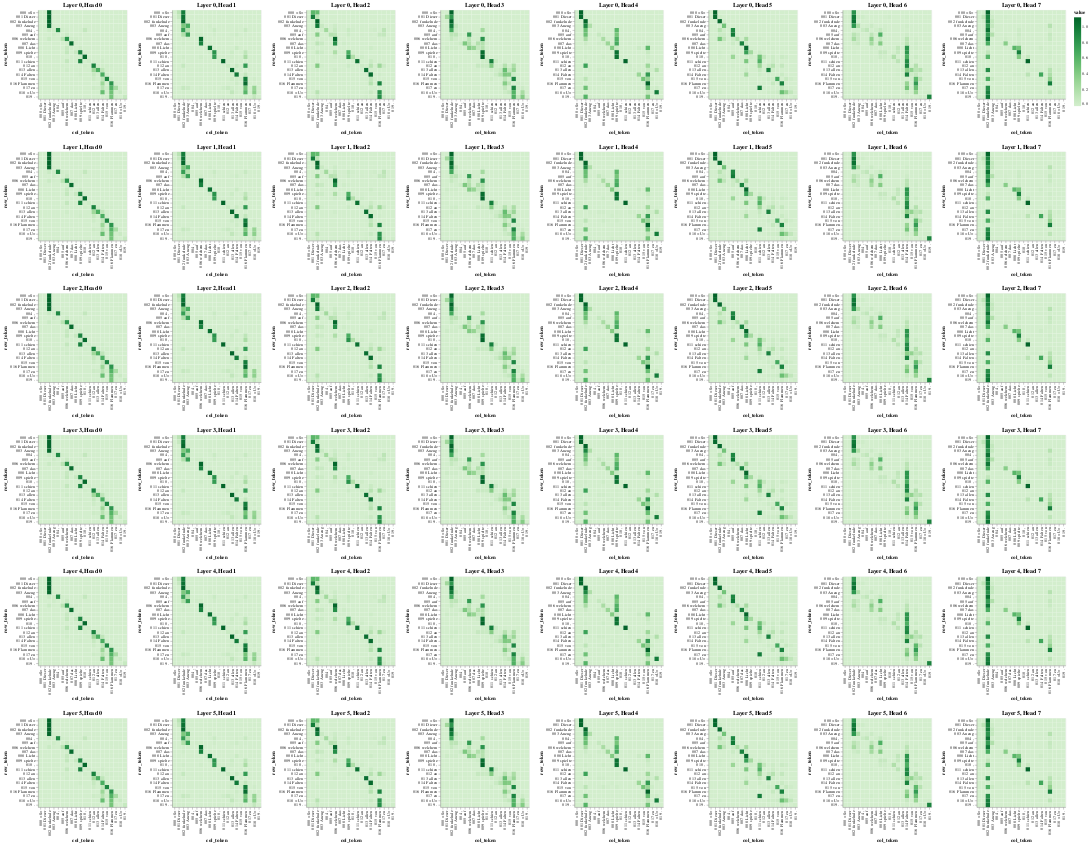

Write notebook code for a chart like this one.
### Code cell
number_heads = int(config.train_config["num_heads"])
number_layer = int(config.train_config["num_encoder_blocks"])

# Self-Attention-Encoder
get_all_attention_maps("encoder", number_layer, number_heads, encoder_input_tokens, encoder_input_tokens, min(20, sentence_len))

### Figure 1 — Vega-Lite specification as saved in the notebook (floating-point values rounded to 4 significant figures; data arrays with more than 128 entries replaced by an {"elided": "..."} marker saying what was removed)
{"config": {"view": {"continuousWidth": 300, "continuousHeight": 300}}, "vconcat": [{"hconcat": [{"data": {"name": "data-10e1f1c88e628ff840ac9a3c35ffaac8"}, "mark": {"type": "rect"}, "encoding": {"color": {"field": "value", "scale": {"scheme": "greens"}, "type": "quantitative"}, "tooltip": [{"field": "row", "type": "quantitative"}, {"field": "column", "type": "quantitative"}, {"field": "value", "type": "quantitative"}, {"field": "row_token", "type": "nominal"}, {"field": "col_token", "type": "nominal"}], "x": {"field": "col_token", "type": "nominal"}, "y": {"field": "row_token", "type": "nominal"}}, "height": 200, "title": "Layer 0, Head 0", "width": 200}, {"data": {"name": "data-daeefe0f54177307f6cd7761fab8f5cf"}, "mark": {"type": "rect"}, "encoding": {"color": {"field": "value", "scale": {"scheme": "greens"}, "type": "quantitative"}, "tooltip": [{"field": "row", "type": "quantitative"}, {"field": "column", "type": "quantitative"}, {"field": "value", "type": "quantitative"}, {"field": "row_token", "type": "nominal"}, {"field": "col_token", "type": "nominal"}], "x": {"field": "col_token", "type": "nominal"}, "y": {"field": "row_token", "type": "nominal"}}, "height": 200, "title": "Layer 0, Head 1", "width": 200}, {"data": {"name": "data-ccc100d0ccc3f6811902e653eff2d59c"}, "mark": {"type": "rect"}, "encoding": {"color": {"field": "value", "scale": {"scheme": "greens"}, "type": "quantitative"}, "tooltip": [{"field": "row", "type": "quantitative"}, {"field": "column", "type": "quantitative"}, {"field": "value", "type": "quantitative"}, {"field": "row_token", "type": "nominal"}, {"field": "col_token", "type": "nominal"}], "x": {"field": "col_token", "type": "nominal"}, "y": {"field": "row_token", "type": "nominal"}}, "height": 200, "title": "Layer 0, Head 2", "width": 200}, {"data": {"name": "data-e6ee8966a14b8ab620a0c51e6a3d3736"}, "mark": {"type": "rect"}, "encoding": {"color": {"field": "value", "scale": {"scheme": "greens"}, "type": "quantitative"}, "tooltip": [{"field": "row", "type": "quantitative"}, {"field": "column", "type": "quantitative"}, {"field": "value", "type": "quantitative"}, {"field": "row_token", "type": "nominal"}, {"field": "col_token", "type": "nominal"}], "x": {"field": "col_token", "type": "nominal"}, "y": {"field": "row_token", "type": "nominal"}}, "height": 200, "title": "Layer 0, Head 3", "width": 200}, {"data": {"name": "data-9d113f67978421c7ee914a2d2698f61c"}, "mark": {"type": "rect"}, "encoding": {"color": {"field": "value", "scale": {"scheme": "greens"}, "type": "quantitative"}, "tooltip": [{"field": "row", "type": "quantitative"}, {"field": "column", "type": "quantitative"}, {"field": "value", "type": "quantitative"}, {"field": "row_token", "type": "nominal"}, {"field": "col_token", "type": "nominal"}], "x": {"field": "col_token", "type": "nominal"}, "y": {"field": "row_token", "type": "nominal"}}, "height": 200, "title": "Layer 0, Head 4", "width": 200}, {"data": {"name": "data-b263d1a1e3e861c4c52730961e7305eb"}, "mark": {"type": "rect"}, "encoding": {"color": {"field": "value", "scale": {"scheme": "greens"}, "type": "quantitative"}, "tooltip": [{"field": "row", "type": "quantitative"}, {"field": "column", "type": "quantitative"}, {"field": "value", "type": "quantitative"}, {"field": "row_token", "type": "nominal"}, {"field": "col_token", "type": "nominal"}], "x": {"field": "col_token", "type": "nominal"}, "y": {"field": "row_token", "type": "nominal"}}, "height": 200, "title": "Layer 0, Head 5", "width": 200}, {"data": {"name": "data-22f46bd71c8507411d95d8e9829e499b"}, "mark": {"type": "rect"}, "encoding": {"color": {"field": "value", "scale": {"scheme": "greens"}, "type": "quantitative"}, "tooltip": [{"field": "row", "type": "quantitative"}, {"field": "column", "type": "quantitative"}, {"field": "value", "type": "quantitative"}, {"field": "row_token", "type": "nominal"}, {"field": "col_token", "type": "nominal"}], "x": {"field": "col_token", "type": "nominal"}, "y": {"field": "row_token", "type": "nominal"}}, "height": 200, "title": "Layer 0, Head 6", "width": 200}, {"data": {"name": "data-70fa414da7f508f3f009ce97d291fd85"}, "mark": {"type": "rect"}, "encoding": {"color": {"field": "value", "scale": {"scheme": "greens"}, "type": "quantitative"}, "tooltip": [{"field": "row", "type": "quantitative"}, {"field": "column", "type": "quantitative"}, {"field": "value", "type": "quantitative"}, {"field": "row_token", "type": "nominal"}, {"field": "col_token", "type": "nominal"}], "x": {"field": "col_token", "type": "nominal"}, "y": {"field": "row_token", "type": "nominal"}}, "height": 200, "title": "Layer 0, Head 7", "width": 200}]}, {"hconcat": [{"data": {"name": "data-10e1f1c88e628ff840ac9a3c35ffaac8"}, "mark": {"type": "rect"}, "encoding": {"color": {"field": "value", "scale": {"scheme": "greens"}, "type": "quantitative"}, "tooltip": [{"field": "row", "type": "quantitative"}, {"field": "column", "type": "quantitative"}, {"field": "value", "type": "quantitative"}, {"field": "row_token", "type": "nominal"}, {"field": "col_token", "type": "nominal"}], "x": {"field": "col_token", "type": "nominal"}, "y": {"field": "row_token", "type": "nominal"}}, "height": 200, "title": "Layer 1, Head 0", "width": 200}, {"data": {"name": "data-daeefe0f54177307f6cd7761fab8f5cf"}, "mark": {"type": "rect"}, "encoding": {"color": {"field": "value", "scale": {"scheme": "greens"}, "type": "quantitative"}, "tooltip": [{"field": "row", "type": "quantitative"}, {"field": "column", "type": "quantitative"}, {"field": "value", "type": "quantitative"}, {"field": "row_token", "type": "nominal"}, {"field": "col_token", "type": "nominal"}], "x": {"field": "col_token", "type": "nominal"}, "y": {"field": "row_token", "type": "nominal"}}, "height": 200, "title": "Layer 1, Head 1", "width": 200}, {"data": {"name": "data-ccc100d0ccc3f6811902e653eff2d59c"}, "mark": {"type": "rect"}, "encoding": {"color": {"field": "value", "scale": {"scheme": "greens"}, "type": "quantitative"}, "tooltip": [{"field": "row", "type": "quantitative"}, {"field": "column", "type": "quantitative"}, {"field": "value", "type": "quantitative"}, {"field": "row_token", "type": "nominal"}, {"field": "col_token", "type": "nominal"}], "x": {"field": "col_token", "type": "nominal"}, "y": {"field": "row_token", "type": "nominal"}}, "height": 200, "title": "Layer 1, Head 2", "width": 200}, {"data": {"name": "data-e6ee8966a14b8ab620a0c51e6a3d3736"}, "mark": {"type": "rect"}, "encoding": {"color": {"field": "value", "scale": {"scheme": "greens"}, "type": "quantitative"}, "tooltip": [{"field": "row", "type": "quantitative"}, {"field": "column", "type": "quantitative"}, {"field": "value", "type": "quantitative"}, {"field": "row_token", "type": "nominal"}, {"field": "col_token", "type": "nominal"}], "x": {"field": "col_token", "type": "nominal"}, "y": {"field": "row_token", "type": "nominal"}}, "height": 200, "title": "Layer 1, Head 3", "width": 200}, {"data": {"name": "data-9d113f67978421c7ee914a2d2698f61c"}, "mark": {"type": "rect"}, "encoding": {"color": {"field": "value", "scale": {"scheme": "greens"}, "type": "quantitative"}, "tooltip": [{"field": "row", "type": "quantitative"}, {"field": "column", "type": "quantitative"}, {"field": "value", "type": "quantitative"}, {"field": "row_token", "type": "nominal"}, {"field": "col_token", "type": "nominal"}], "x": {"field": "col_token", "type": "nominal"}, "y": {"field": "row_token", "type": "nominal"}}, "height": 200, "title": "Layer 1, Head 4", "width": 200}, {"data": {"name": "data-b263d1a1e3e861c4c52730961e7305eb"}, "mark": {"type": "rect"}, "encoding": {"color": {"field": "value", "scale": {"scheme": "greens"}, "type": "quantitative"}, "tooltip": [{"field": "row", "type": "quantitative"}, {"field": "column", "type": "quantitative"}, {"field": "value", "type": "quantitative"}, {"field": "row_token", "type": "nominal"}, {"field": "col_token", "type": "nominal"}], "x": {"field": "col_token", "type": "nominal"}, "y": {"field": "row_token", "type": "nominal"}}, "height": 200, "title": "Layer 1, Head 5", "width": 200}, {"data": {"name": "data-22f46bd71c8507411d95d8e9829e499b"}, "mark": {"type": "rect"}, "encoding": {"color": {"field": "value", "scale": {"scheme": "greens"}, "type": "quantitative"}, "tooltip": [{"field": "row", "type": "quantitative"}, {"field": "column", "type": "quantitative"}, {"field": "value", "type": "quantitative"}, {"field": "row_token", "type": "nominal"}, {"field": "col_token", "type": "nominal"}], "x": {"field": "col_token", "type": "nominal"}, "y": {"field": "row_token", "type": "nominal"}}, "height": 200, "title": "Layer 1, Head 6", "width": 200}, {"data": {"name": "data-70fa414da7f508f3f009ce97d291fd85"}, "mark": {"type": "rect"}, "encoding": {"color": {"field": "value", "scale": {"scheme": "greens"}, "type": "quantitative"}, "tooltip": [{"field": "row", "type": "quantitative"}, {"field": "column", "type": "quantitative"}, {"field": "value", "type": "quantitative"}, {"field": "row_token", "type": "nominal"}, {"field": "col_token", "type": "nominal"}], "x": {"field": "col_token", "type": "nominal"}, "y": {"field": "row_token", "type": "nominal"}}, "height": 200, "title": "Layer 1, Head 7", "width": 200}]}, {"hconcat": [{"data": {"name": "data-10e1f1c88e628ff840ac9a3c35ffaac8"}, "mark": {"type": "rect"}, "encoding": {"color": {"field": "value", "scale": {"scheme": "greens"}, "type": "quantitative"}, "tooltip": [{"field": "row", "type": "quantitative"}, {"field": "column", "type": "quantitative"}, {"field": "value", "type": "quantitative"}, {"field": "row_token", "type": "nominal"}, {"field": "col_token", "type": "nominal"}], "x": {"field": "col_token", "type": "nominal"}, "y": {"field": "row_token", "type": "nominal"}}, "height": 200, "title": "Layer 2, Head 0", "width": 200}, {"data": {"name": "data-daeefe0f54177307f6cd7761fab8f5cf"}, "mark": {"type": "rect"}, "encoding": {"color": {"field": "value", "scale": {"scheme": "greens"}, "type": "quantitative"}, "tooltip": [{"field": "row", "type": "quantitative"}, {"field": "column", "type": "quantitative"}, {"field": "value", "type": "quantitative"}, {"field": "row_token", "type": "nominal"}, {"field": "col_token", "type": "nominal"}], "x": {"field": "col_token", "type": "nominal"}, "y": {"field": "row_token", "type": "nominal"}}, "height": 200, "title": "Layer 2, Head 1", "width": 200}, {"data": {"name": "data-ccc100d0ccc3f6811902e653eff2d59c"}, "mark": {"type": "rect"}, "encoding": {"color": {"field": "value", "scale": {"scheme": "greens"}, "type": "quantitative"}, "tooltip": [{"field": "row", "type": "quantitative"}, {"field": "column", "type": "quantitative"}, {"field": "value", "type": "quantitative"}, {"field": "row_token", "type": "nominal"}, {"field": "col_token", "type": "nominal"}], "x": {"field": "col_token", "type": "nominal"}, "y": {"field": "row_token", "type": "nominal"}}, "height": 200, "title": "Layer 2, Head 2", "width": 200}, {"data": {"name": "data-e6ee8966a14b8ab620a0c51e6a3d3736"}, "mark": {"type": "rect"}, "encoding": {"color": {"field": "value", "scale": {"scheme": "greens"}, "type": "quantitative"}, "tooltip": [{"field": "row", "type": "quantitative"}, {"field": "column", "type": "quantitative"}, {"field": "value", "type": "quantitative"}, {"field": "row_token", "type": "nominal"}, {"field": "col_token", "type": "nominal"}], "x": {"field": "col_token", "type": "nominal"}, "y": {"field": "row_token", "type": "nominal"}}, "height": 200, "title": "Layer 2, Head 3", "width": 200}, {"data": {"name": "data-9d113f67978421c7ee914a2d2698f61c"}, "mark": {"type": "rect"}, "encoding": {"color": {"field": "value", "scale": {"scheme": "greens"}, "type": "quantitative"}, "tooltip": [{"field": "row", "type": "quantitative"}, {"field": "column", "type": "quantitative"}, {"field": "value", "type": "quantitative"}, {"field": "row_token", "type": "nominal"}, {"field": "col_token", "type": "nominal"}], "x": {"field": "col_token", "type": "nominal"}, "y": {"field": "row_token", "type": "nominal"}}, "height": 200, "title": "Layer 2, Head 4", "width": 200}, {"data": {"name": "data-b263d1a1e3e861c4c52730961e7305eb"}, "mark": {"type": "rect"}, "encoding": {"color": {"field": "value", "scale": {"scheme": "greens"}, "type": "quantitative"}, "tooltip": [{"field": "row", "type": "quantitative"}, {"field": "column", "type": "quantitative"}, {"field": "value", "type": "quantitative"}, {"field": "row_token", "type": "nominal"}, {"field": "col_token", "type": "nominal"}], "x": {"field": "col_token", "type": "nominal"}, "y": {"field": "row_token", "type": "nominal"}}, "height": 200, "title": "Layer 2, Head 5", "width": 200}, {"data": {"name": "data-22f46bd71c8507411d95d8e9829e499b"}, "mark": {"type": "rect"}, "encoding": {"color": {"field": "value", "scale": {"scheme": "greens"}, "type": "quantitative"}, "tooltip": [{"field": "row", "type": "quantitative"}, {"field": "column", "type": "quantitative"}, {"field": "value", "type": "quantitative"}, {"field": "row_token", "type": "nominal"}, {"field": "col_token", "type": "nominal"}], "x": {"field": "col_token", "type": "nominal"}, "y": {"field": "row_token", "type": "nominal"}}, "height": 200, "title": "Layer 2, Head 6", "width": 200}, {"data": {"name": "data-70fa414da7f508f3f009ce97d291fd85"}, "mark": {"type": "rect"}, "encoding": {"color": {"field": "value", "scale": {"scheme": "greens"}, "type": "quantitative"}, "tooltip": [{"field": "row", "type": "quantitative"}, {"field": "column", "type": "quantitative"}, {"field": "value", "type": "quantitative"}, {"field": "row_token", "type": "nominal"}, {"field": "col_token", "type": "nominal"}], "x": {"field": "col_token", "type": "nominal"}, "y": {"field": "row_token", "type": "nominal"}}, "height": 200, "title": "Layer 2, Head 7", "width": 200}]}, {"hconcat": [{"data": {"name": "data-10e1f1c88e628ff840ac9a3c35ffaac8"}, "mark": {"type": "rect"}, "encoding": {"color": {"field": "value", "scale": {"scheme": "greens"}, "type": "quantitative"}, "tooltip": [{"field": "row", "type": "quantitative"}, {"field": "column", "type": "quantitative"}, {"field": "value", "type": "quantitative"}, {"field": "row_token", "type": "nominal"}, {"field": "col_token", "type": "nominal"}], "x": {"field": "col_token", "type": "nominal"}, "y": {"field": "row_token", "type": "nominal"}}, "height": 200, "title": "Layer 3, Head 0", "width": 200}, {"data": {"name": "data-daeefe0f54177307f6cd7761fab8f5cf"}, "mark": {"type": "rect"}, "encoding": {"color": {"field": "value", "scale": {"scheme": "greens"}, "type": "quantitative"}, "tooltip": [{"field": "row", "type": "quantitative"}, {"field": "column", "type": "quantitative"}, {"field": "value", "type": "quantitative"}, {"field": "row_token", "type": "nominal"}, {"field": "col_token", "type": "nominal"}], "x": {"field": "col_token", "type": "nominal"}, "y": {"field": "row_token", "type": "nominal"}}, "height": 200, "title": "Layer 3, Head 1", "width": 200}, {"data": {"name": "data-ccc100d0ccc3f6811902e653eff2d59c"}, "mark": {"type": "rect"}, "encoding": {"color": {"field": "value", "scale": {"scheme": "greens"}, "type": "quantitative"}, "tooltip": [{"field": "row", "type": "quantitative"}, {"field": "column", "type": "quantitative"}, {"field": "value", "type": "quantitative"}, {"field": "row_token", "type": "nominal"}, {"field": "col_token", "type": "nominal"}], "x": {"field": "col_token", "type": "nominal"}, "y": {"field": "row_token", "type": "nominal"}}, "height": 200, "title": "Layer 3, Head 2", "width": 200}, {"data": {"name": "data-e6ee8966a14b8ab620a0c51e6a3d3736"}, "mark": {"type": "rect"}, "encoding": {"color": {"field": "value", "scale": {"scheme": "greens"}, "type": "quantitative"}, "tooltip": [{"field": "row", "type": "quantitative"}, {"field": "column", "type": "quantitative"}, {"field": "value", "type": "quantitative"}, {"field": "row_token", "type": "nominal"}, {"field": "col_token", "type": "nominal"}], "x": {"field": "col_token", "type": "nominal"}, "y": {"field": "row_token", "type": "nominal"}}, "height": 200, "title": "Layer 3, Head 3", "width": 200}, {"data": {"name": "data-9d113f67978421c7ee914a2d2698f61c"}, "mark": {"type": "rect"}, "encoding": {"color": {"field": "value", "scale": {"scheme": "greens"}, "type": "quantitative"}, "tooltip": [{"field": "row", "type": "quantitative"}, {"field": "column", "type": "quantitative"}, {"field": "value", "type": "quantitative"}, {"field": "row_token", "type": "nominal"}, {"field": "col_token", "type": "nominal"}], "x": {"field": "col_token", "type": "nominal"}, "y": {"field": "row_token", "type": "nominal"}}, "height": 200, "title": "Layer 3, Head 4", "width": 200}, {"data": {"name": "data-b263d1a1e3e861c4c52730961e7305eb"}, "mark": {"type": "rect"}, "encoding": {"color": {"field": "value", "scale": {"scheme": "greens"}, "type": "quantitative"}, "tooltip": [{"field": "row", "type": "quantitative"}, {"field": "column", "type": "quantitative"}, {"field": "value", "type": "quantitative"}, {"field": "row_token", "type": "nominal"}, {"field": "col_token", "type": "nominal"}], "x": {"field": "col_token", "type": "nominal"}, "y": {"field": "row_token", "type": "nominal"}}, "height": 200, "title": "Layer 3, Head 5", "width": 200}, {"data": {"name": "data-22f46bd71c8507411d95d8e9829e499b"}, "mark": {"type": "rect"}, "encoding": {"color": {"field": "value", "scale": {"scheme": "greens"}, "type": "quantitative"}, "tooltip": [{"field": "row", "type": "quantitative"}, {"field": "column", "type": "quantitative"}, {"field": "value", "type": "quantitative"}, {"field": "row_token", "type": "nominal"}, {"field": "col_token", "type": "nominal"}], "x": {"field": "col_token", "type": "nominal"}, "y": {"field": "row_token", "type": "nominal"}}, "height": 200, "title": "Layer 3, Head 6", "width": 200}, {"data": {"name": "data-70fa414da7f508f3f009ce97d291fd85"}, "mark": {"type": "rect"}, "encoding": {"color": {"field": "value", "scale": {"scheme": "greens"}, "type": "quantitative"}, "tooltip": [{"field": "row", "type": "quantitative"}, {"field": "column", "type": "quantitative"}, {"field": "value", "type": "quantitative"}, {"field": "row_token", "type": "nominal"}, {"field": "col_token", "type": "nominal"}], "x": {"field": "col_token", "type": "nominal"}, "y": {"field": "row_token", "type": "nominal"}}, "height": 200, "title": "Layer 3, Head 7", "width": 200}]}, {"hconcat": [{"data": {"name": "data-10e1f1c88e628ff840ac9a3c35ffaac8"}, "mark": {"type": "rect"}, "encoding": {"color": {"field": "value", "scale": {"scheme": "greens"}, "type": "quantitative"}, "tooltip": [{"field": "row", "type": "quantitative"}, {"field": "column", "type": "quantitative"}, {"field": "value", "type": "quantitative"}, {"field": "row_token", "type": "nominal"}, {"field": "col_token", "type": "nominal"}], "x": {"field": "col_token", "type": "nominal"}, "y": {"field": "row_token", "type": "nominal"}}, "height": 200, "title": "Layer 4, Head 0", "width": 200}, {"data": {"name": "data-daeefe0f54177307f6cd7761fab8f5cf"}, "mark": {"type": "rect"}, "encoding": {"color": {"field": "value", "scale": {"scheme": "greens"}, "type": "quantitative"}, "tooltip": [{"field": "row", "type": "quantitative"}, {"field": "column", "type": "quantitative"}, {"field": "value", "type": "quantitative"}, {"field": "row_token", "type": "nominal"}, {"field": "col_token", "type": "nominal"}], "x": {"field": "col_token", "type": "nominal"}, "y": {"field": "row_token", "type": "nominal"}}, "height": 200, "title": "Layer 4, Head 1", "width": 200}, {"data": {"name": "data-ccc100d0ccc3f6811902e653eff2d59c"}, "mark": {"type": "rect"}, "encoding": {"color": {"field": "value", "scale": {"scheme": "greens"}, "type": "quantitative"}, "tooltip": [{"field": "row", "type": "quantitative"}, {"field": "column", "type": "quantitative"}, {"field": "value", "type": "quantitative"}, {"field": "row_token", "type": "nominal"}, {"field": "col_token", "type": "nominal"}], "x": {"field": "col_token", "type": "nominal"}, "y": {"field": "row_token", "type": "nominal"}}, "height": 200, "title": "Layer 4, Head 2", "width": 200}, {"data": {"name": "data-e6ee8966a14b8ab620a0c51e6a3d3736"}, "mark": {"type": "rect"}, "encoding": {"color": {"field": "value", "scale": {"scheme": "greens"}, "type": "quantitative"}, "tooltip": [{"field": "row", "type": "quantitative"}, {"field": "column", "type": "quantitative"}, {"field": "value", "type": "quantitative"}, {"field": "row_token", "type": "nominal"}, {"field": "col_token", "type": "nominal"}], "x": {"field": "col_token", "type": "nominal"}, "y": {"field": "row_token", "type": "nominal"}}, "height": 200, "title": "Layer 4, Head 3", "width": 200}, {"data": {"name": "data-9d113f67978421c7ee914a2d2698f61c"}, "mark": {"type": "rect"}, "encoding": {"color": {"field": "value", "scale": {"scheme": "greens"}, "type": "quantitative"}, "tooltip": [{"field": "row", "type": "quantitative"}, {"field": "column", "type": "quantitative"}, {"field": "value", "type": "quantitative"}, {"field": "row_token", "type": "nominal"}, {"field": "col_token", "type": "nominal"}], "x": {"field": "col_token", "type": "nominal"}, "y": {"field": "row_token", "type": "nominal"}}, "height": 200, "title": "Layer 4, Head 4", "width": 200}, {"data": {"name": "data-b263d1a1e3e861c4c52730961e7305eb"}, "mark": {"type": "rect"}, "encoding": {"color": {"field": "value", "scale": {"scheme": "greens"}, "type": "quantitative"}, "tooltip": [{"field": "row", "type": "quantitative"}, {"field": "column", "type": "quantitative"}, {"field": "value", "type": "quantitative"}, {"field": "row_token", "type": "nominal"}, {"field": "col_token", "type": "nominal"}], "x": {"field": "col_token", "type": "nominal"}, "y": {"field": "row_token", "type": "nominal"}}, "height": 200, "title": "Layer 4, Head 5", "width": 200}, {"data": {"name": "data-22f46bd71c8507411d95d8e9829e499b"}, "mark": {"type": "rect"}, "encoding": {"color": {"field": "value", "scale": {"scheme": "greens"}, "type": "quantitative"}, "tooltip": [{"field": "row", "type": "quantitative"}, {"field": "column", "type": "quantitative"}, {"field": "value", "type": "quantitative"}, {"field": "row_token", "type": "nominal"}, {"field": "col_token", "type": "nominal"}], "x": {"field": "col_token", "type": "nominal"}, "y": {"field": "row_token", "type": "nominal"}}, "height": 200, "title": "Layer 4, Head 6", "width": 200}, {"data": {"name": "data-70fa414da7f508f3f009ce97d291fd85"}, "mark": {"type": "rect"}, "encoding": {"color": {"field": "value", "scale": {"scheme": "greens"}, "type": "quantitative"}, "tooltip": [{"field": "row", "type": "quantitative"}, {"field": "column", "type": "quantitative"}, {"field": "value", "type": "quantitative"}, {"field": "row_token", "type": "nominal"}, {"field": "col_token", "type": "nominal"}], "x": {"field": "col_token", "type": "nominal"}, "y": {"field": "row_token", "type": "nominal"}}, "height": 200, "title": "Layer 4, Head 7", "width": 200}]}, {"hconcat": [{"data": {"name": "data-10e1f1c88e628ff840ac9a3c35ffaac8"}, "mark": {"type": "rect"}, "encoding": {"color": {"field": "value", "scale": {"scheme": "greens"}, "type": "quantitative"}, "tooltip": [{"field": "row", "type": "quantitative"}, {"field": "column", "type": "quantitative"}, {"field": "value", "type": "quantitative"}, {"field": "row_token", "type": "nominal"}, {"field": "col_token", "type": "nominal"}], "x": {"field": "col_token", "type": "nominal"}, "y": {"field": "row_token", "type": "nominal"}}, "height": 200, "title": "Layer 5, Head 0", "width": 200}, {"data": {"name": "data-daeefe0f54177307f6cd7761fab8f5cf"}, "mark": {"type": "rect"}, "encoding": {"color": {"field": "value", "scale": {"scheme": "greens"}, "type": "quantitative"}, "tooltip": [{"field": "row", "type": "quantitative"}, {"field": "column", "type": "quantitative"}, {"field": "value", "type": "quantitative"}, {"field": "row_token", "type": "nominal"}, {"field": "col_token", "type": "nominal"}], "x": {"field": "col_token", "type": "nominal"}, "y": {"field": "row_token", "type": "nominal"}}, "height": 200, "title": "Layer 5, Head 1", "width": 200}, {"data": {"name": "data-ccc100d0ccc3f6811902e653eff2d59c"}, "mark": {"type": "rect"}, "encoding": {"color": {"field": "value", "scale": {"scheme": "greens"}, "type": "quantitative"}, "tooltip": [{"field": "row", "type": "quantitative"}, {"field": "column", "type": "quantitative"}, {"field": "value", "type": "quantitative"}, {"field": "row_token", "type": "nominal"}, {"field": "col_token", "type": "nominal"}], "x": {"field": "col_token", "type": "nominal"}, "y": {"field": "row_token", "type": "nominal"}}, "height": 200, "title": "Layer 5, Head 2", "width": 200}, {"data": {"name": "data-e6ee8966a14b8ab620a0c51e6a3d3736"}, "mark": {"type": "rect"}, "encoding": {"color": {"field": "value", "scale": {"scheme": "greens"}, "type": "quantitative"}, "tooltip": [{"field": "row", "type": "quantitative"}, {"field": "column", "type": "quantitative"}, {"field": "value", "type": "quantitative"}, {"field": "row_token", "type": "nominal"}, {"field": "col_token", "type": "nominal"}], "x": {"field": "col_token", "type": "nominal"}, "y": {"field": "row_token", "type": "nominal"}}, "height": 200, "title": "Layer 5, Head 3", "width": 200}, {"data": {"name": "data-9d113f67978421c7ee914a2d2698f61c"}, "mark": {"type": "rect"}, "encoding": {"color": {"field": "value", "scale": {"scheme": "greens"}, "type": "quantitative"}, "tooltip": [{"field": "row", "type": "quantitative"}, {"field": "column", "type": "quantitative"}, {"field": "value", "type": "quantitative"}, {"field": "row_token", "type": "nominal"}, {"field": "col_token", "type": "nominal"}], "x": {"field": "col_token", "type": "nominal"}, "y": {"field": "row_token", "type": "nominal"}}, "height": 200, "title": "Layer 5, Head 4", "width": 200}, {"data": {"name": "data-b263d1a1e3e861c4c52730961e7305eb"}, "mark": {"type": "rect"}, "encoding": {"color": {"field": "value", "scale": {"scheme": "greens"}, "type": "quantitative"}, "tooltip": [{"field": "row", "type": "quantitative"}, {"field": "column", "type": "quantitative"}, {"field": "value", "type": "quantitative"}, {"field": "row_token", "type": "nominal"}, {"field": "col_token", "type": "nominal"}], "x": {"field": "col_token", "type": "nominal"}, "y": {"field": "row_token", "type": "nominal"}}, "height": 200, "title": "Layer 5, Head 5", "width": 200}, {"data": {"name": "data-22f46bd71c8507411d95d8e9829e499b"}, "mark": {"type": "rect"}, "encoding": {"color": {"field": "value", "scale": {"scheme": "greens"}, "type": "quantitative"}, "tooltip": [{"field": "row", "type": "quantitative"}, {"field": "column", "type": "quantitative"}, {"field": "value", "type": "quantitative"}, {"field": "row_token", "type": "nominal"}, {"field": "col_token", "type": "nominal"}], "x": {"field": "col_token", "type": "nominal"}, "y": {"field": "row_token", "type": "nominal"}}, "height": 200, "title": "Layer 5, Head 6", "width": 200}, {"data": {"name": "data-70fa414da7f508f3f009ce97d291fd85"}, "mark": {"type": "rect"}, "encoding": {"color": {"field": "value", "scale": {"scheme": "greens"}, "type": "quantitative"}, "tooltip": [{"field": "row", "type": "quantitative"}, {"field": "column", "type": "quantitative"}, {"field": "value", "type": "quantitative"}, {"field": "row_token", "type": "nominal"}, {"field": "col_token", "type": "nominal"}], "x": {"field": "col_token", "type": "nominal"}, "y": {"field": "row_token", "type": "nominal"}}, "height": 200, "title": "Layer 5, Head 7", "width": 200}]}], "$schema": "https://vega.github.io/schema/vega-lite/v5.20.1.json", "datasets": {"data-10e1f1c88e628ff840ac9a3c35ffaac8": {"elided": "400 records"}, "data-daeefe0f54177307f6cd7761fab8f5cf": {"elided": "400 records"}, "data-ccc100d0ccc3f6811902e653eff2d59c": {"elided": "400 records"}, "data-e6ee8966a14b8ab620a0c51e6a3d3736": {"elided": "400 records"}, "data-9d113f67978421c7ee914a2d2698f61c": {"elided": "400 records"}, "data-b263d1a1e3e861c4c52730961e7305eb": {"elided": "400 records"}, "data-22f46bd71c8507411d95d8e9829e499b": {"elided": "400 records"}, "data-70fa414da7f508f3f009ce97d291fd85": {"elided": "400 records"}}}
